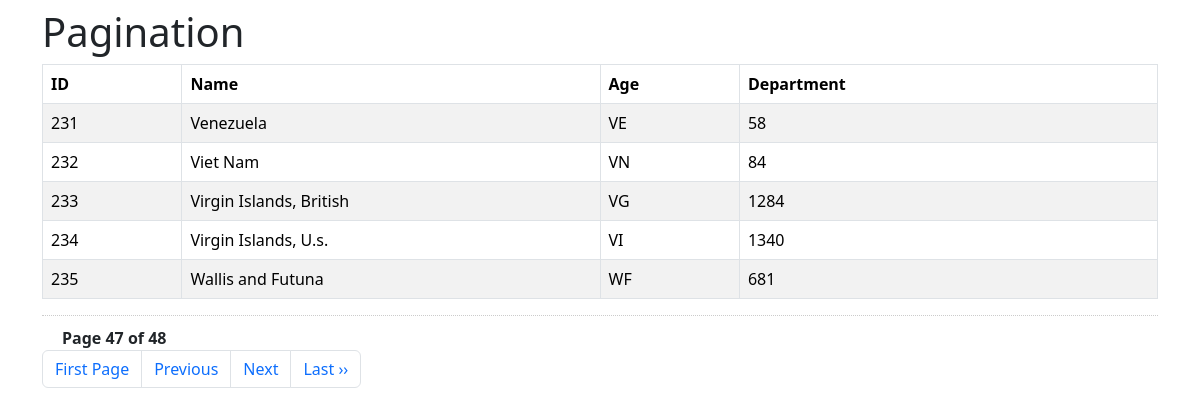
The app's page /version2.php?page_no=47 with its own data.
### tables this page shows
CREATE TABLE `country` (
  `id` int(11) NOT NULL,
  `iso` char(2) NOT NULL,
  `name` varchar(80) NOT NULL,
  `nicename` varchar(80) NOT NULL,
  `iso3` char(3) DEFAULT NULL,
  `numcode` smallint(6) DEFAULT NULL,
  `phonecode` int(5) NOT NULL
);

### version2.php (the view, shortened to what this page needs)
<html>
<head>
    <link href="https://cdn.jsdelivr.net/npm/bootstrap@5.3.2/dist/css/bootstrap.min.css" rel="stylesheet">
</head>
<body>
<?php
 $con = mysqli_connect('localhost', 'root', '');
 if (! $con) {
          die("Connection failed" . mysqli_connect_error());
 } else {
          mysqli_select_db($con, 'pagination');
 }
 if (isset($_GET['page_no']) && $_GET['page_no']!="") {
    $page_no = $_GET['page_no'];
    } else {
        $page_no = 1;
        }
    $total_records_per_page = 5;
    $offset = ($page_no-1) * $total_records_per_page;
    $previous_page = $page_no - 1;
    $next_page = $page_no + 1;
    $result_count = mysqli_query(
    $con,
    "SELECT COUNT(*) As total_records FROM `country`"
    );
    $total_records = mysqli_fetch_array($result_count);
    $total_records = $total_records['total_records'];
    $total_no_of_pages = ceil($total_records / $total_records_per_page);
    ?>
    <div class="container">
    <h1 class="my-2">Pagination</h1>
    <table class="table table-striped table-bordered">
    <thead>
        <tr>
        <th style='width:50px;'>ID</th>
        <th style='width:150px;'>Name</th>
        <th style='width:50px;'>Age</th>
        <th style='width:150px;'>Department</th>
        </tr>
        </thead>
    <tbody>
        <?php
            $result = mysqli_query(
                $con,
                "SELECT * FROM `country` LIMIT $offset, $total_records_per_page"
                );
            while($row = mysqli_fetch_array($result)){
                echo "<tr>
                <td>".$row['id']."</td>
                <td>".$row['nicename']."</td>
                <td>".$row['iso']."</td>
                <td>".$row['phonecode']."</td>
                </tr>";
                    }
        ?>
    </tbody>
    </table>
    <div style='padding: 10px 20px 0px; border-top: dotted 1px #CCC;'>
    <strong>Page <?php echo $page_no." of ".$total_no_of_pages; ?></strong>
    </div>
 <ul class="pagination">
<?php if($page_no > 1){
echo "<li class='page-item'><a class='page-link' href='?page_no=1'>First Page</a></li>";
} ?>
<li class="page-item" <?php if($page_no <= 1){ echo "class='disabled'"; } ?>>
<a class="page-link" <?php if($page_no > 1){
echo "href='?page_no=$previous_page'";
} ?>>Previous</a>
</li>
<li class="page-item" <?php if($page_no >= $total_no_of_pages){
echo "class='disabled'";
} ?>>
<a class="page-link" <?php if($page_no < $total_no_of_pages) {
echo "href='?page_no=$next_page'";
} ?>>Next</a>
</li>
<?php if($page_no < $total_no_of_pages){
echo "<li class='page-item' ><a class='page-link' href='?page_no=$total_no_of_pages'>Last &rsaquo;&rsaquo;</a></li>";
} ?>
</ul>
</div>
</body>
</html>

### records on screen
country: id "231", nicename "Venezuela", iso "VE", phonecode "58"
country: id "232", nicename "Viet Nam", iso "VN", phonecode "84"
country: id "233", nicename "Virgin Islands, British", iso "VG", phonecode "1284"
country: id "234", nicename "Virgin Islands, U.s.", iso "VI", phonecode "1340"
country: id "235", nicename "Wallis and Futuna", iso "WF", phonecode "681"

### other values on screen
$page_no "47"
$total_no_of_pages "48"
